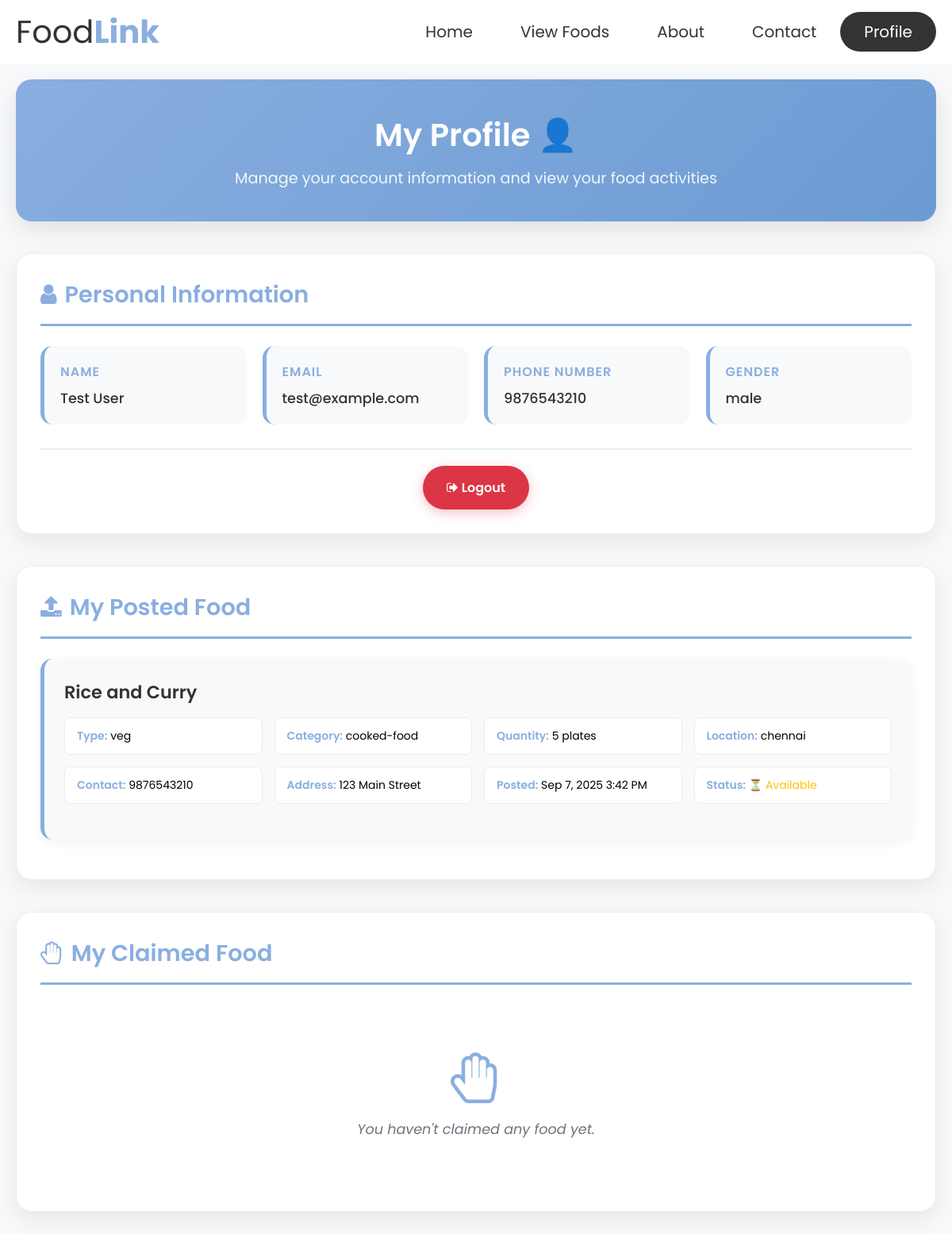
Page /profile.php (signed in) on the committed database.
### tables this page shows
CREATE TABLE `food_donations` (
  `Fid` int(11) NOT NULL AUTO_INCREMENT,
  `name` varchar(50) NOT NULL,
  `email` varchar(60) NOT NULL,
  `food` varchar(50) NOT NULL,
  `type` enum('veg','non-veg') NOT NULL,
  `category` enum('raw-food','cooked-food','packed-food') NOT NULL,
  `quantity` varchar(50) NOT NULL,
  `date` datetime NOT NULL DEFAULT current_timestamp(),
  `address` text NOT NULL,
  `location` varchar(50) NOT NULL,
  `phoneno` varchar(15) NOT NULL,
  `assigned_to` int(11) DEFAULT NULL,
  `delivery_by` int(11) DEFAULT NULL,
  `status` enum('available','claimed','delivered') NOT NULL DEFAULT 'available',
  PRIMARY KEY (`Fid`),
  KEY `email` (`email`),
  KEY `assigned_to` (`assigned_to`),
  KEY `location` (`location`),
  KEY `status` (`status`)
);

### profile.php (the view, shortened to what this page needs)
<?php
require_once 'connection.php';
$user_email = $_SESSION['email'];
$user_gender = $_SESSION['gender'];
$user_query = "SELECT phone FROM login WHERE email = '$user_email'";
$user_result = mysqli_query($connection, $user_query);
$user_row = mysqli_fetch_assoc($user_result);
$user_phone = $user_row['phone'] ?? 'Not provided';
$user_food_query = "SELECT * FROM food_donations WHERE email = '$user_email' ORDER BY date DESC";
$user_food_result = mysqli_query($connection, $user_food_query);
$user_id_query = "SELECT id FROM login WHERE email = '$user_email'";
$user_id_result = mysqli_query($connection, $user_id_query);
$user_id_row = mysqli_fetch_assoc($user_id_result);
$user_id = $user_id_row['id'];
$claimed_food_query = "SELECT * FROM food_donations WHERE assigned_to = '$user_id' ORDER BY date DESC";
$claimed_food_result = mysqli_query($connection, $claimed_food_query);
?>
<!DOCTYPE html>
<html lang="en">
<head>
    <link rel="stylesheet" href="https://cdnjs.cloudflare.com/ajax/libs/font-awesome/4.7.0/css/font-awesome.min.css">
    <link rel="stylesheet" href="https://unicons.iconscout.com/release/v4.0.0/css/line.css">
    <link rel="stylesheet" href="home.css">
</head>
<body>
    <?php include 'header.php'; ?>
    <div class="profile-container">
        <div class="profile-header">
            <h1>My Profile 👤</h1>
            <p>Manage your account information and view your food activities</p>
        </div>
        <div class="profile-info">
            <h2><i class="fa fa-user"></i> Personal Information</h2>
            <div class="info-grid">
                <div class="info-item">
                    <h3>Name</h3>
                    <p><?php echo htmlspecialchars($user_name); ?></p>
                </div>
                <div class="info-item">
                    <h3>Email</h3>
                    <p><?php echo htmlspecialchars($user_email); ?></p>
                </div>
                <div class="info-item">
                    <h3>Phone Number</h3>
                    <p><?php echo htmlspecialchars($user_phone); ?></p>
                </div>
                <div class="info-item">
                    <h3>Gender</h3>
                    <p><?php echo htmlspecialchars($user_gender); ?></p>
                </div>
            </div>
            <div class="logout-section">
                <a href="logout.php" class="logout-btn">
                    <i class="fa fa-sign-out"></i> Logout
                </a>
            </div>
        </div>
        <div class="section">
            <h2><i class="fa fa-upload"></i> My Posted Food</h2>
            <?php if (mysqli_num_rows($user_food_result) > 0): ?>
                <?php while ($food = mysqli_fetch_assoc($user_food_result)): ?>
                    <div class="food-card">
                        <h4><?php echo htmlspecialchars($food['food']); ?></h4>
                        <div class="food-details">
                            <div class="food-detail"><strong>Type:</strong> <?php echo htmlspecialchars($food['type']); ?></div>
                            <div class="food-detail"><strong>Category:</strong> <?php echo htmlspecialchars($food['category']); ?></div>
                            <div class="food-detail"><strong>Quantity:</strong> <?php echo htmlspecialchars($food['quantity']); ?></div>
                            <div class="food-detail"><strong>Location:</strong> <?php echo htmlspecialchars($food['location']); ?></div>
                            <div class="food-detail"><strong>Contact:</strong> <?php echo htmlspecialchars($food['phoneno']); ?></div>
                            <div class="food-detail"><strong>Address:</strong> <?php echo htmlspecialchars($food['address']); ?></div>
                            <div class="food-detail"><strong>Posted:</strong> <?php echo date('M j, Y g:i A', strtotime($food['date'])); ?></div>
                            <div class="food-detail">
                                <strong>Status:</strong>
                                <?php if ($food['assigned_to'] && $food['assigned_to'] != 0): ?>
                                    <span style="color: #28a745;">✅ Claimed by someone</span>
                                <?php else: ?>
                                    <span style="color: #ffc107;">⏳ Available</span>
                                <?php endif; ?>
                            </div>
                        </div>
                    </div>
                <?php endwhile; ?>
            <?php endif; ?>
        </div>
        <div class="section">
            <h2><i class="fa fa-hand-paper-o"></i> My Claimed Food</h2>
            <?php if (mysqli_num_rows($claimed_food_result) > 0): ?>
                <?php while ($food = mysqli_fetch_assoc($claimed_food_result)): ?>
                    <div class="food-card claimed-food">
                        <h4><?php echo htmlspecialchars($food['food']); ?></h4>
                        <div class="food-details">
                            <div class="food-detail"><strong>Type:</strong> <?php echo htmlspecialchars($food['type']); ?></div>
                            <div class="food-detail"><strong>Category:</strong> <?php echo htmlspecialchars($food['category']); ?></div>
                            <div class="food-detail"><strong>Quantity:</strong> <?php echo htmlspecialchars($food['quantity']); ?></div>
                            <div class="food-detail"><strong>Location:</strong> <?php echo htmlspecialchars($food['location']); ?></div>
                            <div class="food-detail"><strong>Posted by:</strong> <?php echo htmlspecialchars($food['name']); ?></div>
                            <div class="food-detail"><strong>Contact:</strong> <?php echo htmlspecialchars($food['phoneno']); ?></div>
                            <div class="food-detail"><strong>Address:</strong> <?php echo htmlspecialchars($food['address']); ?></div>
                            <div class="food-detail"><strong>Posted:</strong> <?php echo date('M j, Y g:i A', strtotime($food['date'])); ?></div>
                        </div>
                        <span style="background: #28a745; color: white; padding: 8px 16px; border-radius: 20px; font-weight: 600;">
                            <i class="fa fa-check"></i> Claimed by you
                        </span>
                    </div>
                <?php endwhile; ?>
            <?php else: ?>
                <div class="no-data">
                    <i class="fa fa-hand-paper-o"></i>
                    <p>You haven't claimed any food yet.</p>
                </div>
            <?php endif; ?>
        </div>
    </div>
</body>
</html>

### header.php (shortened to what this page needs)
<?php
$is_logged_in = isset($_SESSION['name']) && !empty($_SESSION['name']);
$user_name = $is_logged_in ? $_SESSION['name'] : '';
?>
<header>
    <div class="logo">Food<b style="color: #8aaee0;">Link</b></div>
    <nav class="nav-bar">
        <ul>
            <li><a href="index.html" <?php echo (basename($_SERVER['PHP_SELF']) == 'index.html') ? 'class="active"' : ''; ?>>Home</a></li>
            <li><a href="<?php echo $is_logged_in ? 'unified_dashboard.php' : 'signin.php'; ?>" <?php echo (basename($_SERVER['PHP_SELF']) == 'signin.php' || basename($_SERVER['PHP_SELF']) == 'unified_dashboard.php') ? 'class="active"' : ''; ?>>View Foods</a></li>
            <li><a href="about.html" <?php echo (basename($_SERVER['PHP_SELF']) == 'about.html') ? 'class="active"' : ''; ?>>About</a></li>
            <li><a href="contact.html" <?php echo (basename($_SERVER['PHP_SELF']) == 'contact.html') ? 'class="active"' : ''; ?>>Contact</a></li>
            <li><a href="<?php echo $is_logged_in ? 'profile.php' : 'signin.php'; ?>" <?php echo (basename($_SERVER['PHP_SELF']) == 'profile.php') ? 'class="active"' : ''; ?>>Profile</a></li>
        </ul>
    </nav>
</header>

### home.css (style rules this page uses)
:root { --primary-color: #8aaee0; --accent-color: #06C167; --text-dark: #333; --text-light: #fff; --spacing-standard: 20px; }
* { margin: 0; padding: 0; box-sizing: border-box; font-family: 'Poppins', sans-serif; }
header { width: 100%; height: 80px; background-color: white; display: flex; justify-content: space-between; align-items: center; padding: 0 var(--spacing-standard); position: sticky; top: 0; z-index: 1100; }
.logo { font-size: 40px; color: var(--text-dark); }
.nav-bar ul { display: flex; list-style: none; }
.nav-bar ul li a { display: block; color: var(--text-dark); font-size: 20px; padding: 10px 30px; border-radius: 50px; text-decoration: none; transition: 0.2s; }
.nav-bar ul li a:hover, .nav-bar ul li a.active { color: white; background-color: var(--text-dark); }

### profile.php (style rules this page uses)
body { font-family: 'Poppins', sans-serif; background-color: #f8f9fa; margin: 0; padding: 0; }
.profile-container { max-width: 1200px; margin: 0 auto; padding: 20px; }
.profile-header { background: linear-gradient(135deg, #8aaee0, #6b9bd2); color: white; padding: 40px; border-radius: 20px; margin-bottom: 40px; text-align: center; box-shadow: 0 10px 30px rgba(0,0,0,0.1); }
.profile-header h1 { font-size: 2.5rem; font-weight: 600; margin-bottom: 10px; }
.profile-header p { font-size: 1.2rem; opacity: 0.9; }
.profile-info { background: white; border-radius: 20px; padding: 30px; margin-bottom: 40px; box-shadow: 0 10px 30px rgba(0,0,0,0.08); border: 1px solid #e9ecef; }
.profile-info h2 { color: #8aaee0; font-size: 1.8rem; font-weight: 600; border-bottom: 3px solid #8aaee0; padding-bottom: 15px; margin-bottom: 25px; display: flex; align-items: center; gap: 10px; }
.info-grid { display: grid; grid-template-columns: repeat(auto-fit, minmax(250px, 1fr)); gap: 20px; margin-bottom: 30px; }
.info-item { background: #f8f9fa; padding: 20px; border-radius: 15px; border-left: 5px solid #8aaee0; }
.info-item h3 { color: #8aaee0; font-size: 1rem; font-weight: 600; margin-bottom: 8px; text-transform: uppercase; letter-spacing: 1px; }
.info-item p { color: #333; font-size: 1.1rem; font-weight: 500; margin: 0; }
.logout-section { text-align: center; padding-top: 20px; border-top: 2px solid #e9ecef; }
.logout-btn { background: #dc3545; color: white; padding: 15px 30px; border: none; border-radius: 50px; text-decoration: none; font-weight: 600; font-size: 16px; transition: all 0.3s ease; box-shadow: 0 4px 15px rgba(220, 53, 69, 0.3); display: inline-block; }
.section { background: white; border-radius: 20px; padding: 30px; margin-bottom: 40px; box-shadow: 0 10px 30px rgba(0,0,0,0.08); border: 1px solid #e9ecef; }
.section h2 { color: #8aaee0; font-size: 1.8rem; font-weight: 600; border-bottom: 3px solid #8aaee0; padding-bottom: 15px; margin-bottom: 25px; display: flex; align-items: center; gap: 10px; }
.food-card { background: #f8f9fa; border-radius: 15px; padding: 25px; margin-bottom: 20px; border-left: 5px solid #8aaee0; transition: all 0.3s ease; box-shadow: 0 4px 15px rgba(0,0,0,0.05); }
.food-card h4 { color: #333; font-size: 1.4rem; font-weight: 600; margin-bottom: 15px; }
.food-details { display: grid; grid-template-columns: repeat(auto-fit, minmax(200px, 1fr)); gap: 15px; margin-bottom: 20px; }
.food-detail { background: white; padding: 12px 15px; border-radius: 8px; border: 1px solid #e9ecef; font-size: 14px; }
.food-detail strong { color: #8aaee0; font-weight: 600; }
.no-data { text-align: center; color: #6c757d; font-style: italic; padding: 60px 20px; font-size: 1.1rem; }
.no-data i { font-size: 4rem; color: #8aaee0; margin-bottom: 20px; display: block; }

### rows in the picture
food_donations: food "Rice and Curry", type "veg", category "cooked-food", quantity "5 plates", location "chennai", phoneno "9876543210", address "123 Main Street", date "Sep 7, 2025 3:42 PM", shows "⏳ Available"

### other values in the picture
$user_name "Test User"
$user_email "test@example.com"
$user_phone "9876543210"
$user_gender "male"
